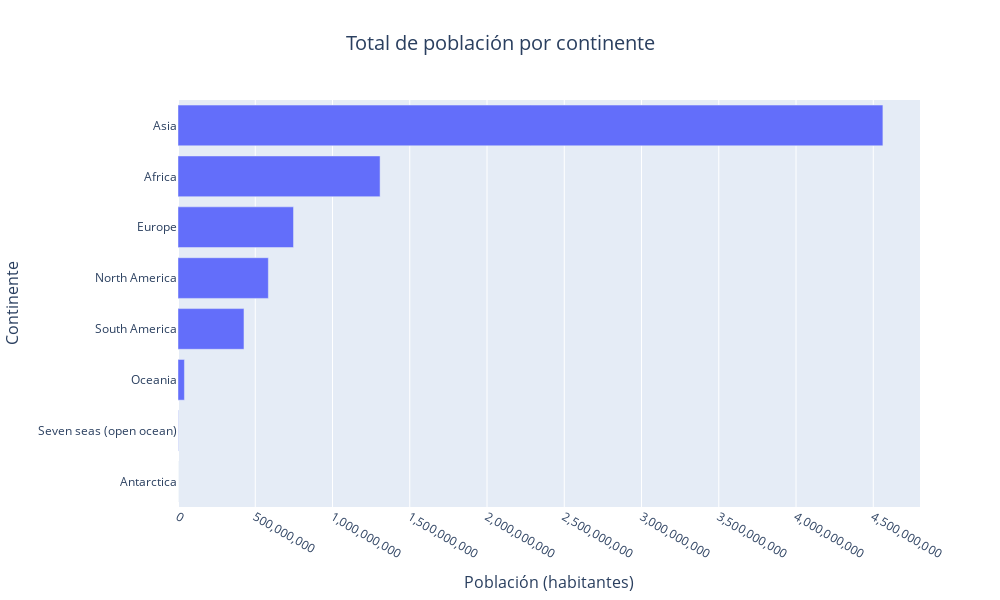

Notebook cell for this chart:
### Markdown cell above
Gráfico de barras horizontales (debe utilizarse el argumento `orientation=h` en `px.bar()`):

### Code cell
# Cálculo de la suma de población por continente
poblacion_continente_suma = paises.groupby('CONTINENT')['POP_EST'].sum().sort_values(ascending=True).reset_index()

# Creación de gráfico de barras verticales
fig = px.bar(
    poblacion_continente_suma,
    x='POP_EST',
    y='CONTINENT',
    orientation='h',
    title='Total de población por continente',
    labels={
        'CONTINENT': 'Continente',
        'POP_EST': 'Población (habitantes)'
    },
    width=1000,   # Ancho de la figura en píxeles
    height=600    # Alto de la figura en píxeles
)

# Actualizar el formato del eje y evitar notación científica
fig.update_xaxes(tickformat=",d")

# Atributos globales de la figura
fig.update_layout(
    title=dict(
        x=0.5,  # Centrar el título
        font=dict(size=20)
    ),
    xaxis_title=dict(font=dict(size=16)),
    yaxis_title=dict(font=dict(size=16))
)

# Despliegue del gráfico
fig.show()

### Figure 1 — Plotly figure (JSON) as saved in the notebook; plotly's stock layout.template omitted (floating-point values rounded to 4 significant figures)
{"data": [{"alignmentgroup": "True", "hovertemplate": "Población (habitantes)=%{x}<br>Continente=%{y}<extra></extra>", "legendgroup": "", "marker": {"color": "#636efa", "pattern": {"shape": ""}}, "name": "", "offsetgroup": "", "orientation": "h", "showlegend": false, "textposition": "auto", "type": "bar", "x": [4490, 1894289, 41589500, 427063263, 584776221, 747708092, 1308000000.0, 4562304603], "xaxis": "x", "y": ["Antarctica", "Seven seas (open ocean)", "Oceania", "South America", "North America", "Europe", "Africa", "Asia"], "yaxis": "y"}], "layout": {"barmode": "relative", "height": 600, "legend": {"tracegroupgap": 0}, "title": {"font": {"size": 20}, "text": "Total de población por continente", "x": 0.5}, "width": 1000, "xaxis": {"anchor": "y", "domain": [0, 1], "tickformat": ",d", "title": {"font": {"size": 16}, "text": "Población (habitantes)"}}, "yaxis": {"anchor": "x", "domain": [0, 1], "title": {"font": {"size": 16}, "text": "Continente"}}}}
